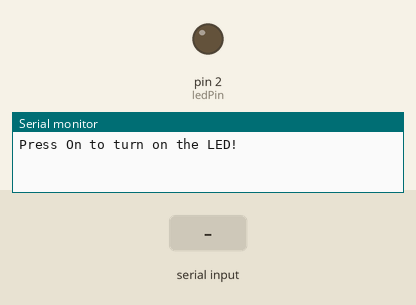
This sketch was run on a simulated Arduino Uno, built with avr-gcc and run on an emulated ATmega328P. On the bench: output pins drawn as LEDs (lit = HIGH), the last lines printed to the serial monitor. The inputs (shaded band) are chosen by the test bench.

Above: at 1.2 s.
1.3 s: "a" received over Serial
At 2.5 s:
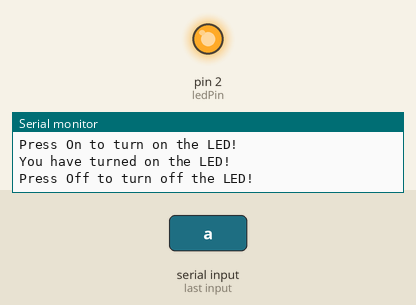
2.8 s: "b" received over Serial
At 3.7 s:
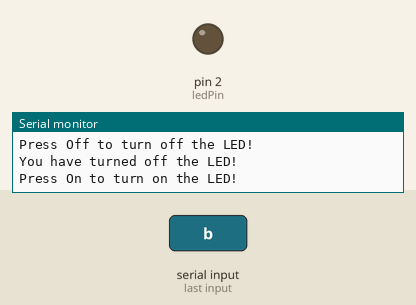
Timing chart, 0 to 5.8 s (numbered marks = the images above; inputs shaded):
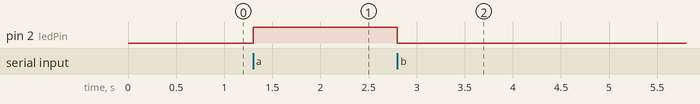

The sketch:

LightSwitch.ino
```cpp
/*Simple arduino code witch mostly works on serial.write and serial read function to monitor my actions.*/
int ledPin = 2;

void setup() {
  pinMode(ledPin, OUTPUT);
  Serial.begin(9600);
  Serial.println("Press On to turn on the LED!");
}

void loop(){
  if (Serial.available()){
    char ch = Serial.read();
    if (ch == 'a'){
      digitalWrite(ledPin, HIGH);
      Serial.println("You have turned on the LED!");
      Serial.println("Press Off to turn off the LED!");
    }
    if (ch == 'b'){
      digitalWrite(ledPin, LOW);
      Serial.println("You have turned off the LED!");
      Serial.println("Press On to turn on the LED!");
    }
  }
}
```

Measured:
- after the input at 1.3 s, pin 2 (ledPin): LOW → HIGH at once
- after the input at 2.8 s, pin 2 (ledPin): HIGH → LOW at once
